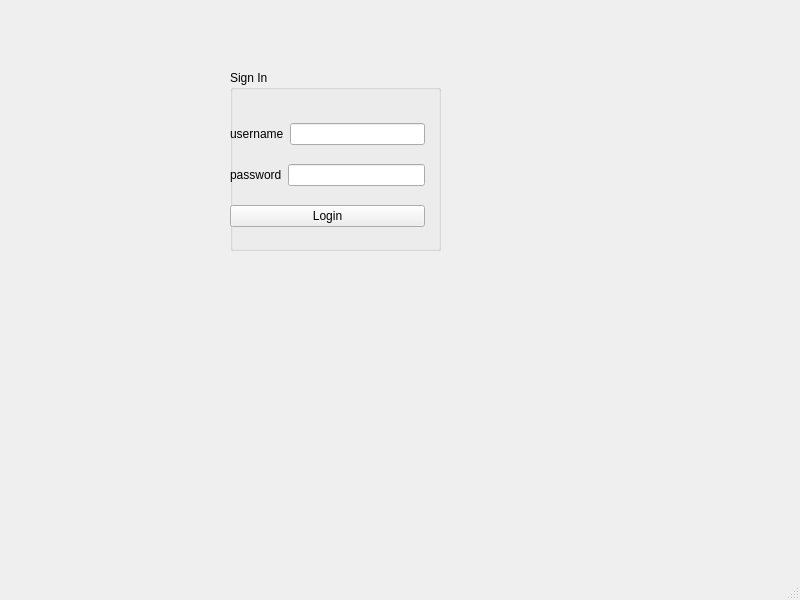
<?xml version="1.0" encoding="UTF-8"?>
<ui version="4.0">
 <class>MainWindow</class>
 <widget class="QMainWindow" name="MainWindow">
  <property name="geometry">
   <rect>
    <x>0</x>
    <y>0</y>
    <width>800</width>
    <height>600</height>
   </rect>
  </property>
  <property name="windowTitle">
   <string>MainWindow</string>
  </property>
  <widget class="QWidget" name="centralwidget">
   <widget class="QGroupBox" name="groupBox">
    <property name="geometry">
     <rect>
      <x>230</x>
      <y>70</y>
      <width>211</width>
      <height>181</height>
     </rect>
    </property>
    <property name="title">
     <string>Sign In</string>
    </property>
    <widget class="QWidget" name="">
     <property name="geometry">
      <rect>
       <x>0</x>
       <y>40</y>
       <width>195</width>
       <height>131</height>
      </rect>
     </property>
     <layout class="QVBoxLayout" name="verticalLayout">
      <item>
       <layout class="QHBoxLayout" name="horizontalLayout">
        <item>
         <widget class="QLabel" name="label">
          <property name="text">
           <string>username</string>
          </property>
         </widget>
        </item>
        <item>
         <widget class="QLineEdit" name="lineEdit_username"/>
        </item>
       </layout>
      </item>
      <item>
       <layout class="QHBoxLayout" name="horizontalLayout_2">
        <item>
         <widget class="QLabel" name="label_2">
          <property name="text">
           <string>password</string>
          </property>
         </widget>
        </item>
        <item>
         <widget class="QLineEdit" name="lineEdit_password"/>
        </item>
       </layout>
      </item>
      <item>
       <widget class="QPushButton" name="pushButton_Login">
        <property name="text">
         <string>Login</string>
        </property>
       </widget>
      </item>
     </layout>
    </widget>
   </widget>
  </widget>
  <widget class="QMenuBar" name="menubar">
   <property name="geometry">
    <rect>
     <x>0</x>
     <y>0</y>
     <width>800</width>
     <height>22</height>
    </rect>
   </property>
  </widget>
  <widget class="QStatusBar" name="statusbar"/>
 </widget>
 <resources/>
 <connections/>
</ui>
